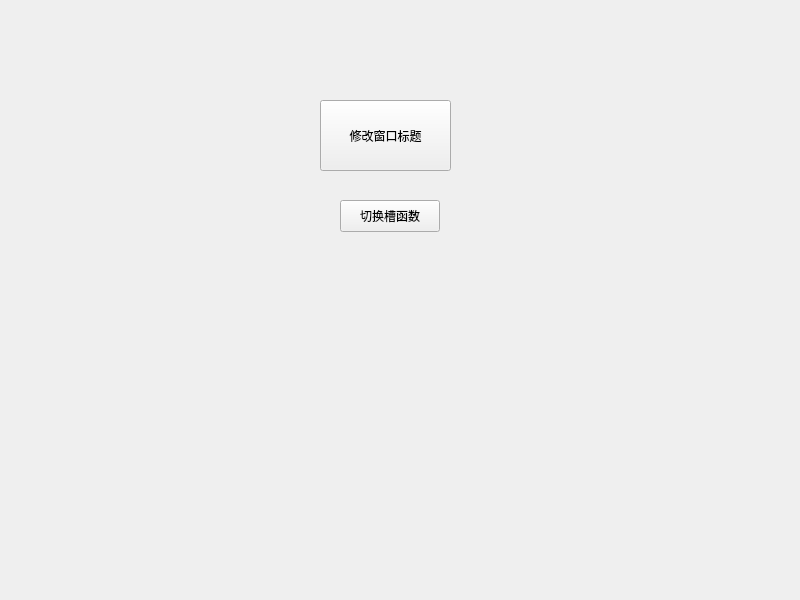
<?xml version="1.0" encoding="UTF-8"?>
<ui version="4.0">
 <class>Widget</class>
 <widget class="QWidget" name="Widget">
  <property name="geometry">
   <rect>
    <x>0</x>
    <y>0</y>
    <width>800</width>
    <height>600</height>
   </rect>
  </property>
  <property name="windowTitle">
   <string>Widget</string>
  </property>
  <widget class="QPushButton" name="pushButton">
   <property name="geometry">
    <rect>
     <x>320</x>
     <y>100</y>
     <width>131</width>
     <height>71</height>
    </rect>
   </property>
   <property name="text">
    <string>修改窗口标题</string>
   </property>
  </widget>
  <widget class="QPushButton" name="pushButton_2">
   <property name="geometry">
    <rect>
     <x>340</x>
     <y>200</y>
     <width>100</width>
     <height>32</height>
    </rect>
   </property>
   <property name="text">
    <string>切换槽函数</string>
   </property>
  </widget>
 </widget>
 <resources/>
 <connections/>
</ui>
